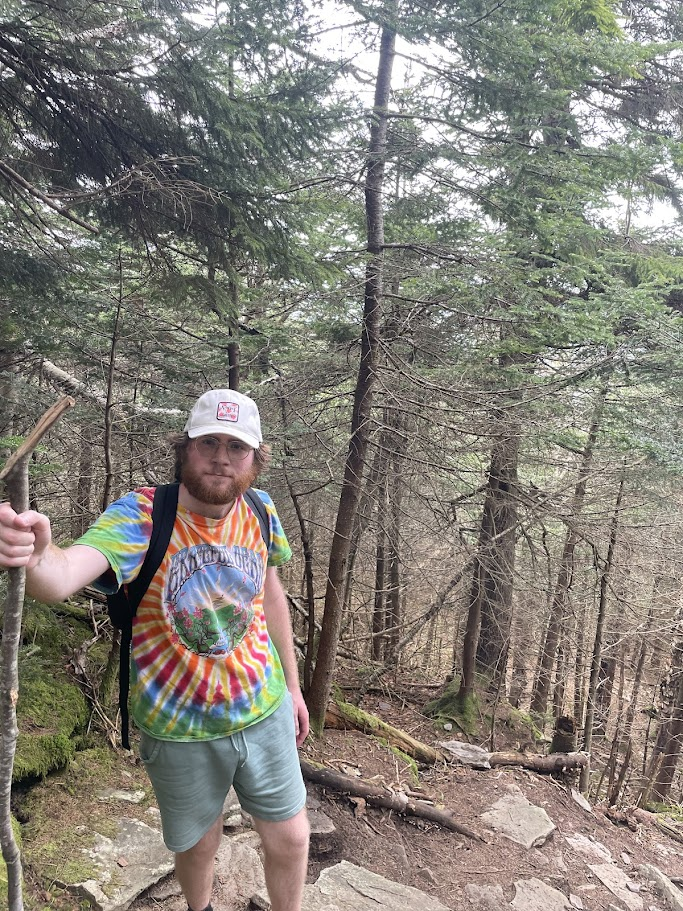
#> input picture BigTest.jpg, 683 x 911 px
$ python FEncyrptor.py
#> lines starting #> are read from the running program, lines starting #| are printed output that depends on the picture; after the words box and inside, x2 and y2 are one past the last pixel; in counts of white or black regions, pixels touching at a corner belong together
from finalCode.testFourier import wfft
from PIL import Image
import matplotlib.pyplot as plt
import numpy as np
from scipy.fft import ifftn
from scipy.fft import fftn
import matplotlib.cm as cm
from finalCode.testFourier import iwfft


imagePath = input("Please give an image path: ")
#> the answer given: BigTest.jpg
im = Image.open(imagePath)
#> im is the input picture: PIL image 683x911 RGB; mean R, G, B 131.6, 127.3, 119.7

rows, cols = im.size
#> rows = 683; cols = 911
matrix = [[0 for i in range(cols)] for j in range(rows)]

f, ((ax1), (ax4), (ax5), (ax6), (ax7)) = plt.subplots(5, 1, sharex='col', sharey='row')


np_matrix = np.zeros((len(matrix),len(matrix[0])))

#This seperates the image into a matrix, of points an non points, perhaps not the most elegant solution but it
for x in range(len(matrix)):
    for y in range(len(matrix[x])):
        if im.getpixel((x,y))[0] > 130:
            np_matrix[x, y] = 0
        else:
            np_matrix[x,y] = 1
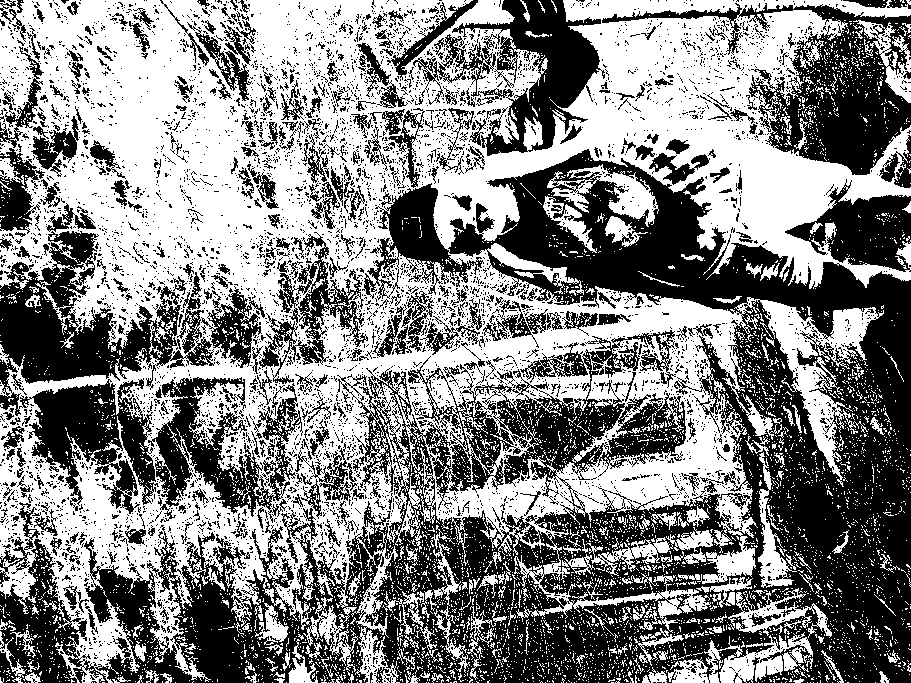
#> np_matrix: shape (683, 911) float64; values 0 (black) and 1 (white), 52.3% white; 5565 black regions (5173 under 20 px), largest, box (x1, y1, x2, y2) and area: (0, 149, 911, 683) 173383, (0, 231, 215, 514) 23664, (602, 3, 911, 175) 15594

print("Made it to first ffft")
Z = fftn(np_matrix)

realEncypted = np.real(ifftn(Z))

secondIm = fftn(realEncypted)

print("MAde it to reverse")
reversedImage = ifftn(secondIm)


ax1.imshow(np_matrix, cmap=cm.gray)
ax4.imshow(np.real(Z), cmap=cm.gray)
ax5.imshow(np.real(realEncypted), cmap=cm.gray)
ax6.imshow(np.real(secondIm),cmap=cm.gray)
ax7.imshow(np.real(reversedImage),cmap=cm.gray)
plt.show()
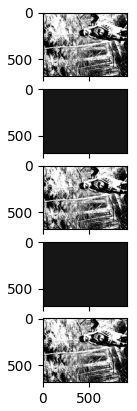
#> figure drawn by matplotlib, 5 panels
